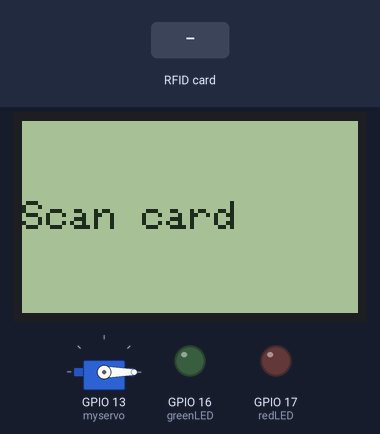
Simulated run of this sketch. Board: ESP32. On the bench: 84×48 one-colour display, servo, output pins drawn as LEDs (lit = HIGH). The inputs (shaded band) are chosen by the test bench. Nothing arrives over Bluetooth unless stated; what the sketch prints to the serial monitor is not drawn.

Above: at 1.2 s.
1.3 s: RFID card 60 65 12 14 held to the reader
At 2.1 s:
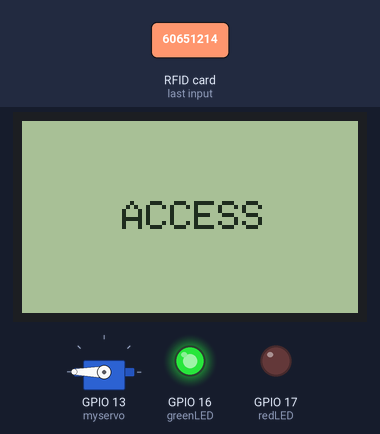
4.3 s: RFID card A6 5C 50 03 held to the reader
At 4.9 s:
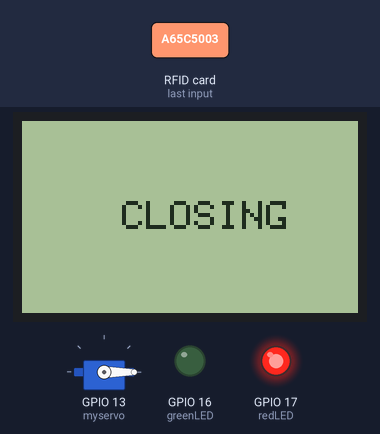
7.3 s: RFID card 5E 7A 19 C4 held to the reader
At 8.7 s:
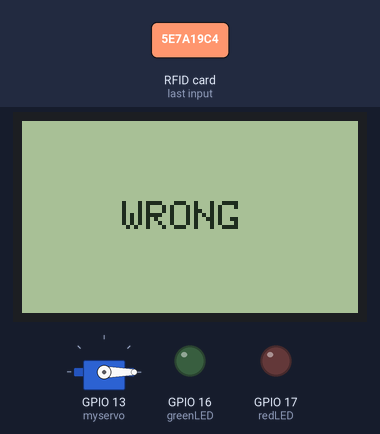
Timing chart, 0 to 10.3 s (numbered marks = the images above; inputs shaded):
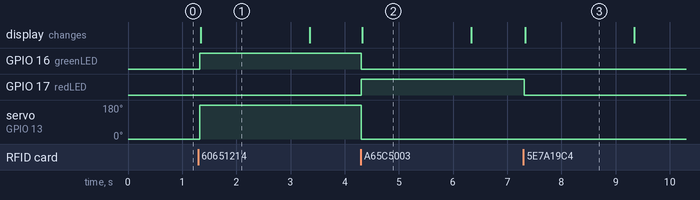

Measured:
- after the input at 1.3 s, GPIO 16 (greenLED): LOW → HIGH at once; servo on GPIO 13 (myservo): 0° → 180° at once; the display: changes at once (image 1)
- after the input at 4.3 s, GPIO 16 (greenLED): HIGH → LOW at once; GPIO 17 (redLED): LOW → HIGH at once; servo on GPIO 13 (myservo): 180° → 0° at once; the display: changes at once (image 2)
- after the input at 7.3 s, GPIO 17 (redLED): HIGH → LOW at once; the display: changes at once (image 3)
- what the display in image 1 shows lasts 2.1 s, from 1.3 s to 3.4 s

The sketch:

proiect_pia.ino
```cpp
#include <SPI.h>
#include <MFRC522.h>
#include <Adafruit_GFX.h>
#include <Adafruit_PCD8544.h>
#include <ESP32Servo.h>  // Servo library for ESP32
#include <BluetoothSerial.h>  // Bluetooth library for ESP32

#define SS_PIN 21
#define RST_PIN 22
MFRC522 mfrc522(SS_PIN, RST_PIN);   // Create an MFRC522 instance.

#define LCD_DC 4
#define LCD_CS 15
#define LCD_RST 2
Adafruit_PCD8544 display = Adafruit_PCD8544(LCD_DC, LCD_CS, LCD_RST);

Servo myservo;  // Create a Servo instance

int intrari = 1;
const int greenLED = 16;  // Pin for the green LED
const int redLED = 17;    // Pin for the red LED

BluetoothSerial SerialBT;  // Bluetooth instance

void setup() {
  Serial.begin(9600);   // Initialize serial communication
  SerialBT.begin("ESP32_BT");  // Initialize Bluetooth with the name "ESP32_BT"

  SPI.begin();          // Initialize the SPI bus
  mfrc522.PCD_Init();   // Initialize MFRC522
  Serial.println("Scan card");

  display.begin();
  display.setContrast(57);
  display.clearDisplay();
  display.setTextSize(1);
  display.setTextColor(BLACK);
  display.setCursor(0, 20);
  display.println("Scan card");
  display.display();    // Display what is in the buffer

  myservo.attach(13);  // Attach servo to pin 13
  myservo.write(0);    // Set servo to initial position

  pinMode(greenLED, OUTPUT);  // Set green LED pin as output
  pinMode(redLED, OUTPUT);    // Set red LED pin as output

  digitalWrite(greenLED, LOW);  // Turn off green LED at startup
  digitalWrite(redLED, LOW);    // Turn off red LED at startup
}

void loop() {
  // Check if a new card is present
  if (!mfrc522.PICC_IsNewCardPresent()) {
    return;
  }
  // Select one of the cards
  if (!mfrc522.PICC_ReadCardSerial()) {
    return;
  }

  String content = "";
  for (byte i = 0; i < mfrc522.uid.size; i++) {
    content.concat(String(mfrc522.uid.uidByte[i] < 0x10 ? " 0" : " "));
    content.concat(String(mfrc522.uid.uidByte[i], HEX));
  }
  Serial.println();
  Serial.print("Message: ");
  content.toUpperCase();

  display.clearDisplay();
  display.setCursor(25, 20);

  if (content.substring(1) == "60 65 12 14") { // change the UID here for the card(s) you want to grant access to
    if (intrari == 1) {
      intrari = 0;
      display.println("ACCESS");
      Serial.println("Access granted");
      SerialBT.println("Access granted Ivan");  // Send message via Bluetooth
      myservo.write(180);  // Move servo to 180 degrees

      digitalWrite(greenLED, HIGH);  // Turn on green LED
      digitalWrite(redLED, LOW);     // Turn off red LED
    } else {
      intrari = 1;
      display.println("CLOSING");
      Serial.println("Closing");
      SerialBT.println("Closing Ivan");  // Send message via Bluetooth
      myservo.write(0);  // Move servo to 0 degrees

      digitalWrite(greenLED, LOW);  // Turn off green LED
      digitalWrite(redLED, HIGH);   // Turn on red LED
    }
  }
  else if (content.substring(1) == "A6 5C 50 03") { // change the UID here for the card(s) you want to grant access to
    if (intrari == 1) {
      intrari = 0;
      display.println("ACCESS");
      Serial.println("Access granted");
      SerialBT.println("Access granted Diana");  // Send message via Bluetooth
      myservo.write(180);  // Move servo to 180 degrees

      digitalWrite(greenLED, HIGH);  // Turn on green LED
      digitalWrite(redLED, LOW);     // Turn off red LED
    } else {
      intrari = 1;
      display.println("CLOSING");
      Serial.println("Closing");
      SerialBT.println("Closing Diana");  // Send message via Bluetooth
      myservo.write(0);  // Move servo to 0 degrees

      digitalWrite(greenLED, LOW);  // Turn off green LED
      digitalWrite(redLED, HIGH);   // Turn on red LED
    }
  }
  else {
    display.println("WRONG");
    Serial.println("Access denied");
    SerialBT.println("Access denied");  // Send message via Bluetooth

    digitalWrite(greenLED, LOW);  // Turn off green LED
    digitalWrite(redLED, LOW);    // Turn off red LED
  }

  display.display();    // Display what is in the buffer
  delay(2000);

  // Return to the "Scan card" message
  display.clearDisplay();
  display.setCursor(0, 20);
  display.println("Scan card");
  display.display();
}
```
